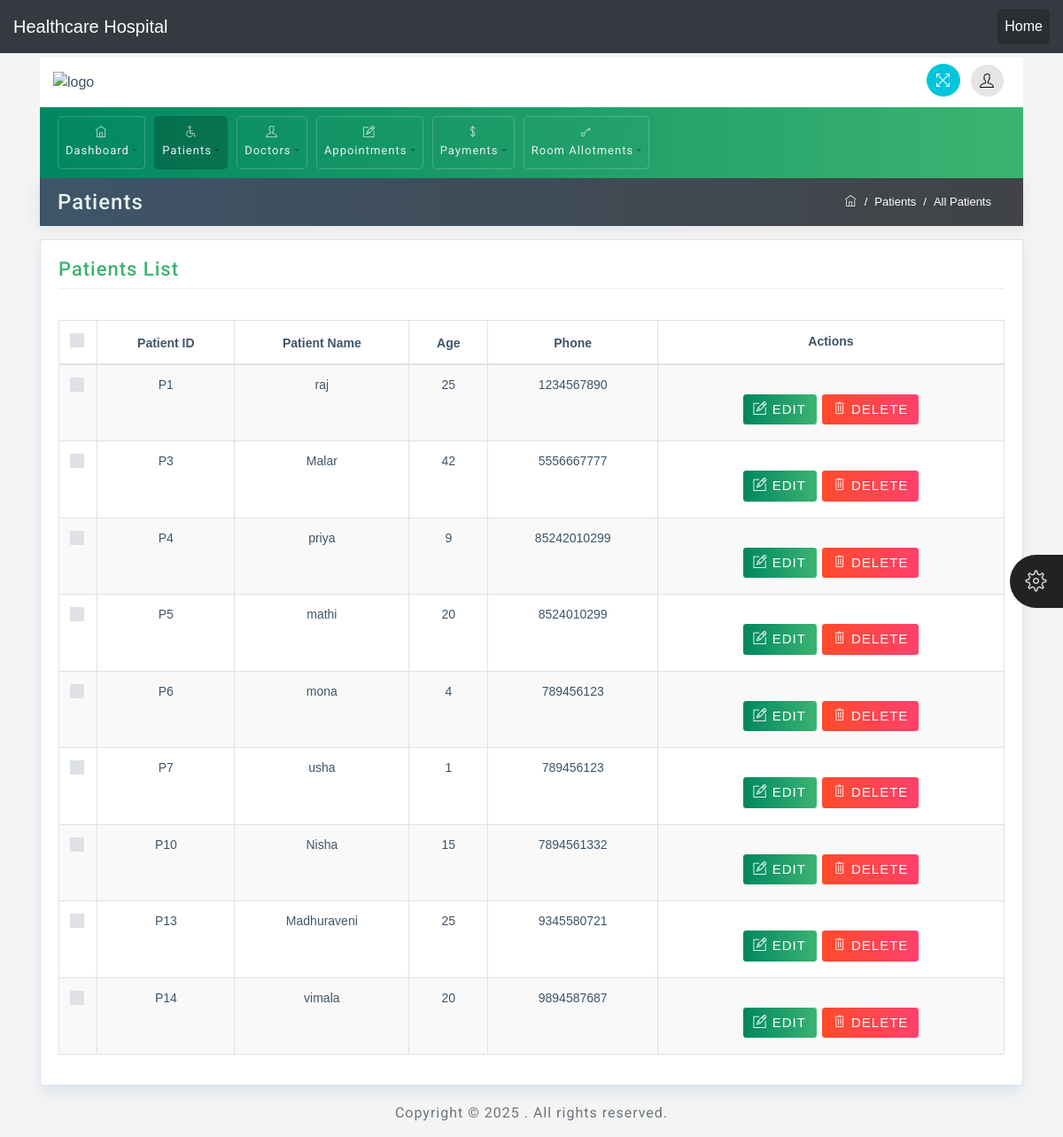
/all-patients/ (signed in), run on the app's committed database.
### app/models.py (models this page shows, shortened)
class Patient(models.Model):
    patient_id = models.CharField(max_length=10, unique=True, blank=True, null=True)
    name = models.CharField(max_length=100)
    date_of_birth = models.DateField()
    age = models.PositiveIntegerField()
    phone = models.CharField(max_length=15)
    email = models.EmailField()
    gender = models.CharField(max_length=10, choices=[('Male', 'Male'), ('Female', 'Female')])
    address = models.TextField()
    assigned_doctor = models.ForeignKey('Doctor', on_delete=models.SET_NULL, null=True, blank=True)

### app/views.py (the view)
# urls.py: path('all-patients/',views.all_patients,name='all-patients'),
@login_required
def all_patients(request):
    patients = Patient.objects.all()
    return render(request, 'patients.html', {'patients': patients,'active_page': 'patients'})

### app/templates/patients.html (shortened to what this page needs)
<!DOCTYPE html>
<html>
{% load static %}
<head>
    <link rel="stylesheet" href="{% static 'css/bootstrap.min.css' %}">
    <link rel="stylesheet" href="{% static 'css/themify-icons.css' %}">
    <link rel="stylesheet" href="{% static 'css/animate.css' %}">
    <link rel="stylesheet" href="{% static 'css/styles.css' %}">
    <link rel="stylesheet" href="{% static 'css/green.css' %}" id="style_theme">
    <link rel="stylesheet" href="{% static 'css/responsive.css' %}">
    <link rel="stylesheet" href="{% static 'charts/css/morris.css' %}">
    <link rel="stylesheet" href="{% static 'css/jquery-jvectormap.css' %}">
    <link rel="stylesheet" href="{% static 'datatable/dataTables.bootstrap4.min.css' %}">
</head>
<body>
    <nav class="navbar navbar-expand-lg navbar-dark bg-dark">
		<a class="navbar-brand" href="#">Healthcare Hospital</a>
		<div class="collapse navbar-collapse" id="navbarNav">
		  <ul class="navbar-nav ml-auto">
			<li class="nav-item active">
			  <a class="nav-link" href="{% url 'home' %}">Home</a>
			</li>
		  </ul>
		</div>
	  </nav>
    <div class="theme-settings" id="switcher">
        <span class="theme-click">
            <span class="ti-settings"></span>
        </span>
    </div>
    <div class="wrapper">
        <div id="content">
            <div class="container top-brand">
                <nav class="navbar navbar-default">
                    <div class="navbar-header">
                        <div class="sidebar-header"> <a href="{% url 'index' %}"><img src="{% static 'images/logo-dark.png' %}" class="logo" alt="logo"></a></div>
                    </div>
                    <ul class="nav justify-content-end">
                        <li class="nav-item">
                            <a class="nav-link">
                                <span title="Fullscreen" class="ti-fullscreen fullscreen"></span>
                            </a>
                        </li>
                        <li class="nav-item">
                            <a class="nav-link dropdown-toggle" data-toggle="dropdown" href="#" role="button" aria-haspopup="true" aria-expanded="false">
                                <span class="ti-user"></span>
                            </a>
                        </li>
                    </ul>
                </nav>
            </div>
            <div class="container menu-nav">
                {% include 'nav.html' %}
            </div>
            <div class="container mt-0">
                <div class="row breadcrumb-bar">
                    <div class="col-md-6">
                        <h3 class="block-title">Patients</h3>
                    </div>
                    <div class="col-md-6">
                        <ol class="breadcrumb">
                            <li class="breadcrumb-item">
                                <a href="{%url 'index'%}">
                                    <span class="ti-home"></span>
                                </a>
                            </li>
                            <li class="breadcrumb-item">Patients</li>
                            <li class="breadcrumb-item active">All Patients</li>
                        </ol>
                    </div>
                </div>
            </div>
            <div class="container">
                <div class="row">
                    <div class="col-md-12">
                        <div class="widget-area-2 proclinic-box-shadow">
                            <h3 class="widget-title">Patients List</h3>
                            <div class="table-responsive mb-3">
                                <table id="tableId" class="table table-bordered table-striped">
                                    <thead>
                                        <tr>
                                            <th class="no-sort">
                                                <div class="custom-control custom-checkbox">
                                                </div>
                                            </th>
                                            <th>Patient ID</th>
                                            <th>Patient Name</th>
                                            <th>Age</th>
                                            <th>Phone</th>
											<th  class="text-center align-middle">Actions</th>
                                        </tr>
                                    </thead>
									<tbody>
										{% for patient in patients %}
										<tr data-patient-id="{{ patient.id }}">
											<td>
												<div class="custom-control custom-checkbox">
												</div>
											</td>
											<td>P{{ patient.id }}</td>
											<td>{{ patient.name }}</td>
											<td>{{ patient.age }}</td>
											<td>{{ patient.phone }}</td>
											<td  class="text-center align-middle">
												<button type="button" class="btn btn-primary edit-btn" data-id="{{ patient.id }}">
													<span class="ti-pencil-alt"></span> EDIT
												</button>
												<button type="button" class="btn btn-danger delete-btn" data-id="{{ patient.id }}">
													<span class="ti-trash"></span> DELETE
												</button>
											</td>
										</tr>
										{% endfor %}
									</tbody>
                                </table>
							</div>
                        </div>
                    </div>
                </div>
            </div>
            <div class="container">
                <div class="d-sm-flex justify-content-center">
                    <span class="text-muted text-center d-block d-sm-inline-block">Copyright © 2025 . All rights reserved.</span>
                </div>
            </div>
        </div>
    </div>
</body>
</html>

### app/static/app/css/styles.css (style rules this page uses)
body { font-family: 'Open Sans', sans-serif; background-color: #E7F3ED; color: #3e5569; }
body { font-family: Arial, sans-serif; background-color: #f4f4f4; margin: 0; padding: 0; }
nav { background-color: #e9ecef; }
.navbar-nav .nav-item .nav-link { color: #e7eff7; }
table { width: 100%; margin-top: 20px; }
th, td { padding: 10px; text-align: center; }
button { margin-top: 20px; }
h1, h2, h3, h4, h5, h6, span, .menu-nav { font-family: 'Roboto', sans-serif; letter-spacing: 1px; }
a, a:hover, a:focus { color: inherit; text-decoration: none; transition: all 0.3s; }
.navbar { padding: 10px 15px; background: #fff; border: none; border-radius: 0; }
.breadcrumb { border-radius: 0; margin-bottom: 0; float: right; border-radius: 20px; background-color: transparent; }
.breadcrumb-bar { background: #3e5569; background: -webkit-linear-gradient(to left, #414345, #3e5569); background: linear-gradient(to left, #414345, #3e5569); margin-left: 0px !important; margin-right: 0px !important; padding: 5px 20px; -webkit-box-shadow: 0px 1px 15px 1px rgba(69,65,78,0.1); box-shadow: 0px 1px 15px 1px rgba(69,65,78,0.1); color: #fff; border: 0px solid; }
.breadcrumb-item { color: #ffffff; font-size: 13px; }
.breadcrumb-item.active { color: #ffffff; font-size: 13px; }
.breadcrumb-item+.breadcrumb-item::before { color: #ffffff; }
.breadcrumb-bar div[class*="col-"] { padding-right: 0px; padding-left: 0px; }
.table td, .table th { padding: .75rem; }
#content { padding-top: 5px; padding-bottom: 15px; transition: all 0.3s; width: 100%; }
.text-muted { color: #6c757d!important; padding-top: 20px; }
.proclinic-box-shadow { border-radius: 0; border: 0; -webkit-box-shadow: 0 0 0 1px #dce3ec, 0 8px 16px 0 #dce3ec; box-shadow: 0 0 0 1px #dce3ec, 0 8px 16px 0 #dce3ec; background: #fff; margin-top: 20px; }
div[class*="col-"] { padding-right: 6px; padding-left: 6px; }
.table-striped tbody tr:nth-of-type(odd) { background-color: rgba(61,79,90,.03); }
.table .custom-control.custom-checkbox { padding-left: 0; }
table.table tbody td, table.table thead th { font-size: 14px; }
#switcher { position: fixed; bottom: 45%; right: -130px; width: 130px; background-color: #404040; color: #ffffff; z-index: 9999; font-size: 15px; padding-bottom: 20px; -webkit-transition: all 0.6s ease; transition: all 0.6s ease; height: 80px; }
#switcher .theme-click { display: block; position: absolute; padding: 8px; width: 60px; height: 60px; line-height: 48px; color: #ffffff; font-size: 24px; background-color: #222; text-align: center; left: -60px; top: 0; cursor: pointer; z-index: 2; border-radius: 30px 0 0 30px; }
#switcher .theme-click .ti-settings { color: #ddd; }
li.nav-item.active { background: rgba(0,0,0,.2); border-radius: 5px; }
.navbar-default .dropdown-toggle::after { display: none; }
.navbar-default .ti-announcement, .navbar-default .ti-user, .navbar-default .ti-search { padding: 10px; border-radius: 50%; color: #000; }
.navbar-default .ti-user, .navbar-default .ti-announcement, .navbar-default .ti-search { background: rgba(0,0,0,.1); }
.top-brand .nav-link { padding: 6px; cursor: pointer; }
.navbar .nav .nav-item:last-child .nav-link { padding-right: 7px; }
.fullscreen { padding: 10px; font-size: 17px; cursor: pointer; background: #00c5dc; color: #fff; border-radius: 50%; margin-left: 10px; }
h3.block-title { background: transparent; margin: 4px auto; color: #E7F3ED; }
.widget-area-2 { background: #fff; margin-top: 1rem; padding: 20px; padding-bottom: 2px; border-radius: 2px; }
.widget-title { font-size: 22px; padding-bottom: .5rem; margin-bottom: 15px; border-bottom: 1px solid #eeeeee; }
.btn { margin-bottom: 5px; font-size: 15px; letter-spacing: 1px; }
.btn-danger { background: #FF416C; background: -webkit-linear-gradient(to right, #FF4B2B, #FF416C); background: linear-gradient(to right, #FF4B2B, #FF416C); border-color: #fff; }
.block-title { -ms-flex: 1 1 auto; flex: 1 1 auto; min-height: 1.75rem; font-size: 1.5rem; line-height: 1.5; }

### app/static/app/css/green.css (style rules this page uses)
.btn-primary { background: #3CB371; background: -webkit-linear-gradient(to right, #008761, #3CB371); background: linear-gradient(to right, #008761, #3CB371); border-color: #ffffff; }
.widget-title { color: #3CB371; }

### app/static/app/css/responsive.css (style rules this page uses)
@media (min-width: 992px) { .row { margin-right: -5px; margin-left: -5px; } }

### data on the page
Patient: id "1", name "raj", age "25", phone "1234567890"
Patient: id "3", name "Malar", age "42", phone "5556667777"
Patient: id "4", name "priya", age "9", phone "85242010299"
Patient: id "5", name "mathi", age "20", phone "8524010299"
Patient: id "6", name "mona", age "4", phone "789456123"
Patient: id "7", name "usha", age "1", phone "789456123"
Patient: id "10", name "Nisha", age "15", phone "7894561332"
Patient: id "13", name "Madhuraveni", age "25", phone "9345580721"
Patient: id "14", name "vimala", age "20", phone "9894587687"
